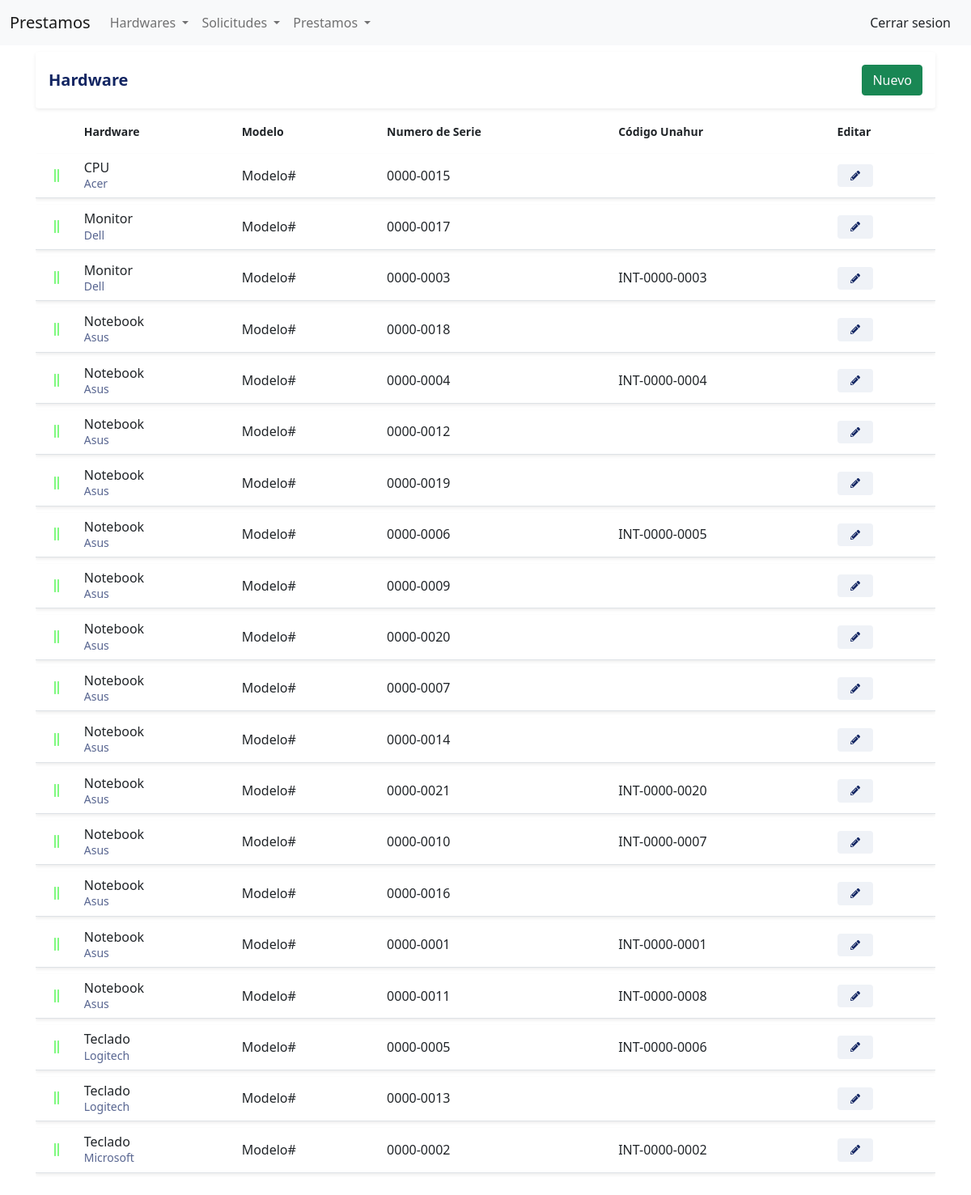
The app's page /hardware/activo with its own data.
### tables this page shows
CREATE TABLE IF NOT EXISTS hardwares
(
    id_hardware INT AUTO_INCREMENT PRIMARY KEY NOT NULL,
    id_tipo_hardware INT NOT NULL,
    id_marca INT NOT NULL,
    descripcion_hardware VARCHAR(1024),
    modelo VARCHAR(40) NOT NULL,
    numero_serie VARCHAR(40) NOT NULL UNIQUE,
    codigo_interno VARCHAR(40) UNIQUE,
    created_at TIMESTAMP DEFAULT CURRENT_TIMESTAMP,
    updated_at TIMESTAMP DEFAULT CURRENT_TIMESTAMP ON UPDATE CURRENT_TIMESTAMP,
    FOREIGN KEY (id_tipo_hardware) REFERENCES tipos_hardware (id_tipo_hardware),
    FOREIGN KEY (id_marca) REFERENCES marcas (id_marca)
);

CREATE TABLE IF NOT EXISTS tipos_hardware
(
    id_tipo_hardware INT AUTO_INCREMENT PRIMARY KEY NOT NULL,
    tipo_hardware VARCHAR(40) NOT NULL UNIQUE,
    created_at TIMESTAMP DEFAULT CURRENT_TIMESTAMP,
    updated_at TIMESTAMP DEFAULT CURRENT_TIMESTAMP ON UPDATE CURRENT_TIMESTAMP
);

CREATE TABLE IF NOT EXISTS marcas
(
    id_marca INT AUTO_INCREMENT PRIMARY KEY NOT NULL,
    marca VARCHAR(40) NOT NULL UNIQUE,
    created_at TIMESTAMP DEFAULT CURRENT_TIMESTAMP,
    updated_at TIMESTAMP DEFAULT CURRENT_TIMESTAMP ON UPDATE CURRENT_TIMESTAMP
);

### index.php (called while the page is built, shortened)
<?php
    require_once "config/database.php";
    include_once "views/layouts/header.php";
    include_once "views/layouts/navbar.php";
    include_once "views/layouts/main.php";
    include_once "views/layouts/footer.php";
?>

### controllers/hardwareController.php (called while the page is built, shortened)
<?php
require_once 'models/hardwaresModel.php';
require_once 'models/hardwaresEstadosHardwareModel.php';
class HardwareController{
    public function activo() {
        $hardware = new HardwareModel();
        $hardwares = $hardware->getAll();
        $estado = 1;
        require_once 'views/hardware/listado.php';
    }
}

### config/database.php (called while the page is built)
<?php
class Database {
    public static function connect(){
        $db = new mysqli('localhost', 'root', '', 'prestamos');
        $db->query ("SET NAMES 'utf-8'");
        return $db;
    }
}

### models/hardwaresModel.php (called while the page is built, shortened)
<?php
class HardwareModel{
    private $db;
    public function __construct() {
        $this->db = Database::connect();
    }
    public function getAll() {
            $hardwares = $this->db->query(
            "SELECT
                hardwares.id_hardware,
                tipos_hardware.tipo_hardware,
                marcas.marca,
                hardwares.modelo,
                hardwares.numero_serie,
                hardwares.codigo_interno,
                hardwares.descripcion_hardware,
                hardwares.created_at as created_at_hardware
            FROM
                hardwares
            INNER JOIN
                tipos_hardware on hardwares.id_tipo_hardware = tipos_hardware.id_tipo_hardware
            INNER JOIN
                marcas on hardwares.id_marca = marcas.id_marca
            GROUP BY hardwares.id_hardware
            ORDER BY tipos_hardware.tipo_hardware;
            ");
            return $hardwares;
    }
}

### models/hardwaresEstadosHardwareModel.php (called while the page is built, shortened)
<?php
class HardwareEstadoHardwaresModel{
    private $db;
    public function __construct() {
        $this->db = Database::connect();
    }
    public function getUltimoEstado($id) {
        $ultimoEstado = $this->db->query(
        "SELECT
            hardwares_estados_hardware.id_hardware_estado_hardware,
            hardwares_estados_hardware.id_hardware,
            hardwares_estados_hardware.created_at,
            hardwares_estados_hardware.id_estado_hardware
        FROM
            hardwares_estados_hardware
        INNER JOIN
            ( SELECT id_hardware, MAX(created_at) fecha_max
                FROM hardwares_estados_hardware
                GROUP BY id_hardware ) resultado
            ON hardwares_estados_hardware.id_hardware = resultado.id_hardware
                AND hardwares_estados_hardware.created_at = resultado.fecha_max
                WHERE hardwares_estados_hardware.id_hardware = $id
        GROUP BY hardwares_estados_hardware.id_hardware
        ORDER BY hardwares_estados_hardware.id_hardware
            ");
        $dato1 = $ultimoEstado->fetch_object();
        return $dato1;
    }
}

### views/hardware/listado.php (the view, shortened to what this page needs)
<?php
require_once 'models/hardwaresEstadosHardwareModel.php';
$hardwaresEstadosHardware = new HardwareEstadoHardwaresModel();
?>
<div class="row">
    <div class="col align-middle">
        <div class="card d-inline-block border-0 shadow-sm shadow-hover w-100">
            <div class="card-body d-flex justify-content-between align-items-center">
                <h5 class="mb-0"> Hardware <?php ?></h5>
                <a href="<?= URL ?>hardware/nuevo"class="btn btn-success text-light">Nuevo</a>
			</div>
        </div>
    </div>
</div>
<div class="row">
    <div class="col">
        <div class="table-responsive">
            <table class="table table-hover">
                <thead class="thead-light">
                    <tr>
                        <th scope="col"><small class="font-weight-bold"><small></th>
                        <th scope="col"><small class="font-weight-bold">Hardware<small></th>
                        <th scope="col"><small class="font-weight-bold">Modelo<small></th>
                        <th scope="col"><small class="font-weight-bold">Numero de Serie<small></th>
                        <th scope="col"><small class="font-weight-bold">Código Unahur<small></th>
                        <th scope="col"><small class="font-weight-bold">Editar<small></th>
                    </tr>
                </thead>
                <tbody>
                    <?php while($dato = $hardwares->fetch_object()): ?>
                    <?php  $ultimo = $hardwaresEstadosHardware->getUltimoEstado($dato->id_hardware);
                        if($ultimo->id_estado_hardware == $estado) {
                    ?>
                        <tr class="shadow-sm">
                            <td class="align-middle text-center">
                                <i class="fas fa-grip-lines-vertical"
                                        <?php
                                            switch ($estado) {
                                                case 1:
                                                    echo  'style="color:rgba(0, 244, 0, 0.5)"';
                                                break;
                                        }
                                    ?>
                                > </i>
                            </td>
                            <td><span class="d-block"><?= $dato->tipo_hardware; ?></span><small class="text-muted"><?= $dato->marca; ?></small>
                            </td>
                            <td class="align-middle"><span><?= $dato->modelo; ?></span></td>
                            <td class="align-middle"><span><?= $dato->numero_serie; ?></span></td>
                            <td class="align-middle"><span><?= $dato->codigo_interno; ?></span></td>
                            <td class="align-middle">
                                <a href = "http://localhost/prestamoHardware/hardware/editar&id=<?=$dato->id_hardware?>">
                                    <span class="badge badge-secondary"><i class="fas fa-pencil-alt"></i></span>
                                </a>
                            </td>
                        </tr>
                    <?php } endwhile; ?>
                </tbody>
            </table>
        </div>
    </div>
</div>

### views/layouts/header.php (shortened to what this page needs)
<!DOCTYPE html>
<html lang="es">
<head>
    <link rel="stylesheet" href="<?php echo URL ?>public/css/bootstrap.min.css" />
    <link rel="stylesheet" href="<?php echo URL ?>public/css/all.min.css" />
    <link rel="stylesheet" href="<?php echo URL ?>public/css/style.css" />
</head>
<body>

### views/layouts/navbar.php (shortened to what this page needs)
<nav class="navbar navbar-expand-lg navbar-light bg-light">
    <div class="container-fluid">
        <a class="navbar-brand" href="<?php echo URL ?>">Prestamos</a>
        <div class="collapse navbar-collapse" id="navbarSupportedContent">
        <ul class="navbar-nav me-auto mb-2 mb-lg-0">
            <li class="nav-item dropdown">
                <a class="nav-link dropdown-toggle" href="#" id="navbarDropdown" role="button" data-bs-toggle="dropdown" aria-expanded="false">
                    Hardwares
                </a>
            </li>
            <li class="nav-item dropdown">
                <a class="nav-link dropdown-toggle" href="#" id="navbarDropdown" role="button" data-bs-toggle="dropdown" aria-expanded="false">
                    Solicitudes
                </a>
            </li>
            <li class="nav-item dropdown">
                <a class="nav-link dropdown-toggle" href="#" id="navbarDropdown" role="button" data-bs-toggle="dropdown" aria-expanded="false">
                    Prestamos
                </a>
            </li>
        </ul>
            <span class="d-flex">
                <a class="btn" type="submit">Cerrar sesion</a>
            </span>
        </div>
    </div>
</nav>

### views/layouts/main.php (shortened to what this page needs)
<div class="container-fluid">
  <div class="row justify-content-center m-1 p-1">
<?php
  if(isset($_GET['controller'])){
    $nombre_controlador = $_GET['controller'].'Controller';
  }elseif(!isset($_GET['controller']) && !isset($_GET['action'])){
    $nombre_controlador = CONTROLLER_DEFAULT;
  }else{
    show_error();
    exit();
  }
  if(class_exists($nombre_controlador)){
    $controlador = new $nombre_controlador();
    if(isset($_GET['action']) && method_exists($controlador, $_GET['action'])){
      $action = $_GET['action'];
      $controlador->$action();
    }elseif(!isset($_GET['controller']) && !isset($_GET['action'])){
      $action_default = ACTION_DEFAULT;
      $controlador->$action_default();
    }else{
      show_error();
    }
  }else{
    show_error();
  }
  ?>
  </div>
</div>

### views/layouts/footer.php (shortened to what this page needs)
</body>
</html>

### public/css/style.css (style rules this page uses)
:root { --primary: #122562; --light: #ffffff; --light-blue: #F5F6FA; --grey: #eff2f7; }
h1, h2, h3, h4, h5, h6 { color: var(--primary); font-weight: 700; }
.text-muted { color: var(--primary) !important; opacity: .7; }
.shadow-sm { box-shadow: 0 0 1.25rem rgba(11,37,75,.05); }
.shadow-hover { transition: 1s ease-in-out; }
.badge { padding: .5rem 1rem; }
.badge-secondary { background-color: var(--grey); color: var(--primary); }
table { border-collapse: separate; border-spacing: 0 .5rem; }
table thead th { border: 0 !important; }
table tbody tr { background-color: var(--light); }
table tbody td { border-top: 0 !important; line-height: 1.2; }
html { position: relative; min-height: 100%; }
body { margin-bottom: 60px; }

### records on screen
hardwares: id_tipo_hardware.tipo_hardware "CPU", id_marca.marca "Acer", modelo "Modelo#", numero_serie "0000-0015"
hardwares: id_tipo_hardware.tipo_hardware "Monitor", id_marca.marca "Dell", modelo "Modelo#", numero_serie "0000-0017"
hardwares: id_tipo_hardware.tipo_hardware "Monitor", id_marca.marca "Dell", modelo "Modelo#", numero_serie "0000-0003", codigo_interno "INT-0000-0003"
hardwares: id_tipo_hardware.tipo_hardware "Notebook", id_marca.marca "Asus", modelo "Modelo#", numero_serie "0000-0018"
hardwares: id_tipo_hardware.tipo_hardware "Notebook", id_marca.marca "Asus", modelo "Modelo#", numero_serie "0000-0004", codigo_interno "INT-0000-0004"
hardwares: id_tipo_hardware.tipo_hardware "Notebook", id_marca.marca "Asus", modelo "Modelo#", numero_serie "0000-0012"
hardwares: id_tipo_hardware.tipo_hardware "Notebook", id_marca.marca "Asus", modelo "Modelo#", numero_serie "0000-0019"
hardwares: id_tipo_hardware.tipo_hardware "Notebook", id_marca.marca "Asus", modelo "Modelo#", numero_serie "0000-0006", codigo_interno "INT-0000-0005"
hardwares: id_tipo_hardware.tipo_hardware "Notebook", id_marca.marca "Asus", modelo "Modelo#", numero_serie "0000-0009"
hardwares: id_tipo_hardware.tipo_hardware "Notebook", id_marca.marca "Asus", modelo "Modelo#", numero_serie "0000-0020"
hardwares: id_tipo_hardware.tipo_hardware "Notebook", id_marca.marca "Asus", modelo "Modelo#", numero_serie "0000-0007"
hardwares: id_tipo_hardware.tipo_hardware "Notebook", id_marca.marca "Asus", modelo "Modelo#", numero_serie "0000-0014"
hardwares: id_tipo_hardware.tipo_hardware "Notebook", id_marca.marca "Asus", modelo "Modelo#", numero_serie "0000-0021", codigo_interno "INT-0000-0020"
hardwares: id_tipo_hardware.tipo_hardware "Notebook", id_marca.marca "Asus", modelo "Modelo#", numero_serie "0000-0010", codigo_interno "INT-0000-0007"
hardwares: id_tipo_hardware.tipo_hardware "Notebook", id_marca.marca "Asus", modelo "Modelo#", numero_serie "0000-0016"
hardwares: id_tipo_hardware.tipo_hardware "Notebook", id_marca.marca "Asus", modelo "Modelo#", numero_serie "0000-0001", codigo_interno "INT-0000-0001"
hardwares: id_tipo_hardware.tipo_hardware "Notebook", id_marca.marca "Asus", modelo "Modelo#", numero_serie "0000-0011", codigo_interno "INT-0000-0008"
hardwares: id_tipo_hardware.tipo_hardware "Teclado", id_marca.marca "Logitech", modelo "Modelo#", numero_serie "0000-0005", codigo_interno "INT-0000-0006"
hardwares: id_tipo_hardware.tipo_hardware "Teclado", id_marca.marca "Logitech", modelo "Modelo#", numero_serie "0000-0013"
hardwares: id_tipo_hardware.tipo_hardware "Teclado", id_marca.marca "Microsoft", modelo "Modelo#", numero_serie "0000-0002", codigo_interno "INT-0000-0002"
